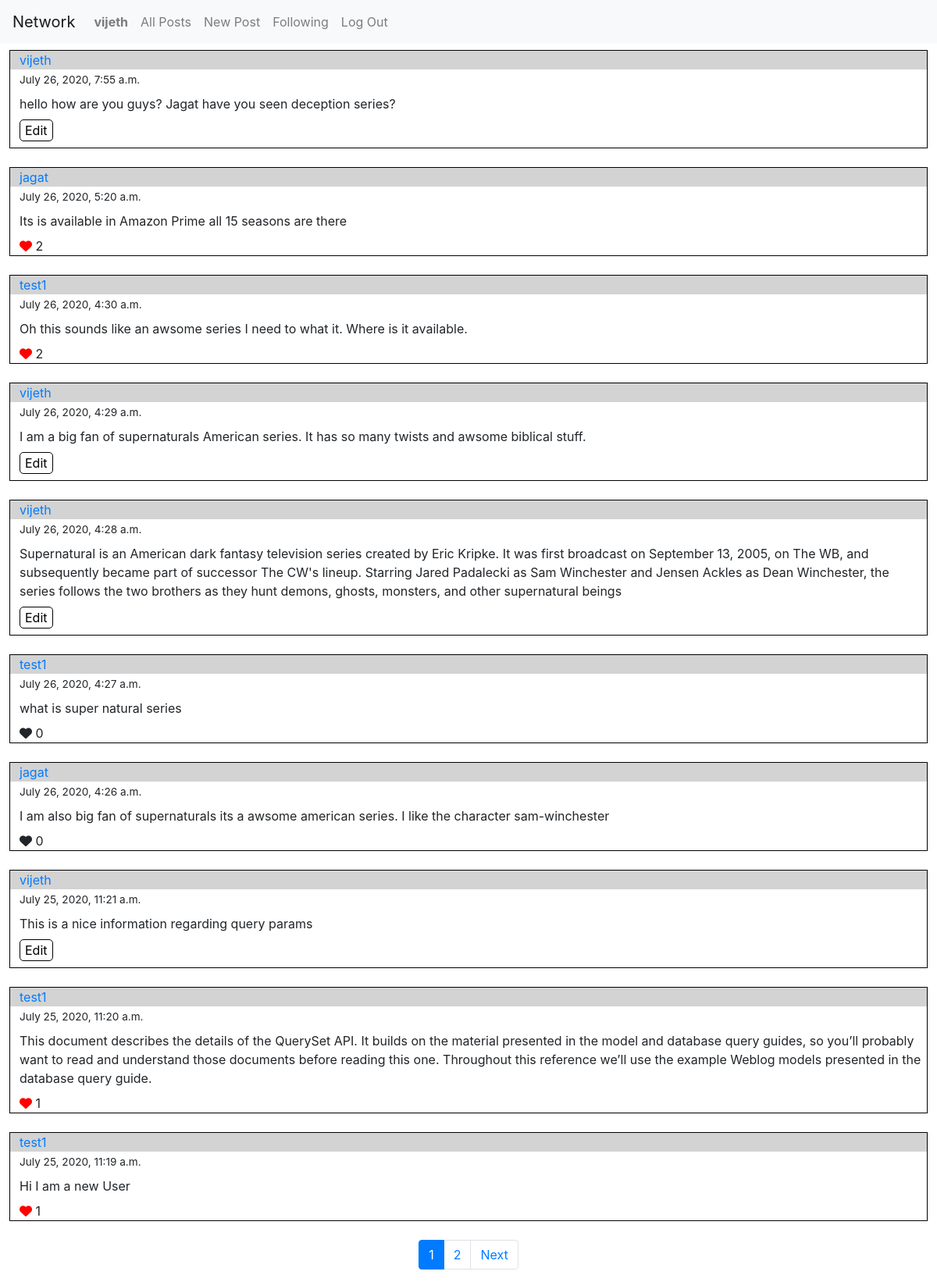
/ (signed in), run on the app's committed database.
### network/models.py (models this page shows, shortened)
class User(AbstractUser):
    pass
    followers = models.CharField(max_length=5000,default="")
    following = models.CharField(max_length=5000,default="")

class Post(models.Model):
    text = models.CharField(max_length=5000)
    createdDate = models.DateTimeField()
    likes = models.IntegerField()
    likedpeople = models.CharField(max_length=5000,default="")
    user = models.ForeignKey(User, on_delete=models.CASCADE)

### network/views.py (the view)
# urls.py: path("", views.index, name="index"),
@csrf_exempt
def index(request):
    pages = Paginator(Post.objects.order_by("-createdDate").all(),10)
    pageno = request.GET.get('page')
    if pageno is not None:
        posts= pages.get_page(pageno)
    else:
        posts = pages.get_page(1)
    return render(request, "network/index.html",{"posts":posts,"pagenumbers":list(pages.page_range)})

### network/templates/network/index.html (shortened to what this page needs)
{% extends "network/layout.html" %}
{% load static %}
{% block body %}
    {% for  post in posts %}
        <div style="width: 98%;
    border: 1px solid black;
    margin-top: 1vh;
    margin-bottom: 3vh;
    margin-left: 1vw;
    margin-right: 1vw;">
            <div style="background-color: lightgrey;padding-left:1vw">
                <a href="/posts/{{post.user.id}}">{{post.user.username}}</a>
            </div>
            <span style="font-size:85%;padding-left:1vw;">{{post.createdDate}}</span>
            <br>
            <p style="padding-left: 1vw;padding-top: 1vh;margin-bottom: 1vh;" id="display{{post.id}}">{{post.text}}</p>
            {% if user.is_authenticated %}
                {% if request.user.username ==  post.user.username%}
                    <button style="background-color:white;border:1px solid black;margin-left: 1vw;border-radius: 5px;margin-bottom: 1vh;" id="edit{{post.id}}" onclick="displayedit({{post.id}})">Edit</button>
                {% else %}
                    {% if post.likes > 0 %}
                        <i id="likebutton{{post.id}}" style="padding-left:1vw;color:red" class="fa fa-heart" aria-hidden="true" onclick="increaselikes({{post.id}})"> </i> <span> {{post.likes}}</span>
                    {% else %}
                        <i id="likebutton{{post.id}}" style="padding-left:1vw" class="fa fa-heart" aria-hidden="true" onclick="increaselikes({{post.id}})"> </i> <span> {{post.likes}}</span>
                    {% endif %}
                {% endif %}
            {% else %}
                <span style="padding-left:1vw">likes : {{post.likes}}</span>
            {% endif %}
        </div>
    {% endfor %}
    <nav aria-label="Page navigation example">
        <ul class="pagination justify-content-center">
           {% for pageno in pagenumbers %}
            {% if pageno == posts.number %}
            <li class="page-item active"><a class="page-link" href="?page={{pageno}}">{{pageno}}</a></li>
            {% else %}
            <li class="page-item"><a class="page-link" href="?page={{pageno}}">{{pageno}}</a></li>
            {% endif %}
                       {% endfor %}
            {% if posts.has_next %}
            <li class="page-item">
              <a class="page-link" href="?page={{posts.next_page_number}}">Next</a>
            </li>
            {% endif %}
        </ul>
    </nav>
{% endblock %}

### network/templates/network/layout.html (shortened to what this page needs)
{% load static %}
<!DOCTYPE html>
<html lang="en">
    <head>
        <link rel="stylesheet" href="https://stackpath.bootstrapcdn.com/bootstrap/4.4.1/css/bootstrap.min.css">
        <link rel="stylesheet" href="https://cdnjs.cloudflare.com/ajax/libs/font-awesome/4.7.0/css/font-awesome.min.css">
        <link href="{% static 'network/styles.css' %}" rel="stylesheet">
    </head>
    <body>
        <nav class="navbar navbar-expand-lg navbar-light bg-light">
            <a class="navbar-brand" href="#">Network</a>
            <div>
              <ul class="navbar-nav mr-auto">
                {% if user.is_authenticated %}
                    <li class="nav-item">
                        <a class="nav-link" href="#"><strong>{{ user.username }}</strong></a>
                    </li>
                {% endif %}
                <li class="nav-item">
                  <a class="nav-link" href="{% url 'index' %}">All Posts</a>
                </li>
                {% if user.is_authenticated %}
                    <li class="nav-item">
                        <a class="nav-link" href="{% url 'new-post' %}">New Post</a>
                    </li>
                    <li class="nav-item">
                        <a class="nav-link" href="{% url 'followingposts' %}">Following</a>
                    </li>
                    <li class="nav-item">
                        <a class="nav-link" href="{% url 'logout' %}">Log Out</a>
                    </li>
                {% endif %}
              </ul>
            </div>
          </nav>
        <div class="body">
            {% block body %}
            {% endblock %}
        </div>
    </body>
</html>

### data on the page
User: username "vijeth"
Post: user.username "vijeth", createdDate "July 26, 2020, 7:55 a.m.", text "hello how are you guys? Jagat have you seen deception series?"
Post: user.username "jagat", createdDate "July 26, 2020, 5:20 a.m.", text "Its is available in Amazon Prime all 15 seasons are there", likes "2"
Post: user.username "test1", createdDate "July 26, 2020, 4:30 a.m.", text "Oh this sounds like an awsome series I need to what it. Where is it available.", likes "2"
Post: user.username "vijeth", createdDate "July 26, 2020, 4:29 a.m.", text "I am a big fan of supernaturals American series. It has so many twists and awsome biblical stuff."
Post: user.username "vijeth", createdDate "July 26, 2020, 4:28 a.m.", text "Supernatural is an American dark fantasy television series created by Eric Kripke. It was first broadcast on September 13, 2005, on The WB, and subsequently became part of successor The CW's lineup. Starring Jared Padalecki as Sam Winchester and Jensen Ackles as Dean Winchester, the series follows the two brothers as they hunt demons, ghosts, monsters, and other supernatural beings"
Post: user.username "test1", createdDate "July 26, 2020, 4:27 a.m.", text "what is super natural series", likes "0"
Post: user.username "jagat", createdDate "July 26, 2020, 4:26 a.m.", text "I am also big fan of supernaturals its a awsome american series. I like the character sam-winchester", likes "0"
Post: user.username "vijeth", createdDate "July 25, 2020, 11:21 a.m.", text "This is a nice information regarding query params"
Post: user.username "test1", createdDate "July 25, 2020, 11:20 a.m.", text "This document describes the details of the QuerySet API. It builds on the material presented in the model and database query guides, so you’ll probably want to read and understand those documents before reading this one. Throughout this reference we’ll use the example Weblog models presented in the database query guide.", likes "1"
Post: user.username "test1", createdDate "July 25, 2020, 11:19 a.m.", text "Hi I am a new User", likes "1"

### other printed values
{{ pageno }} "1"
{{ pageno }} "2"
